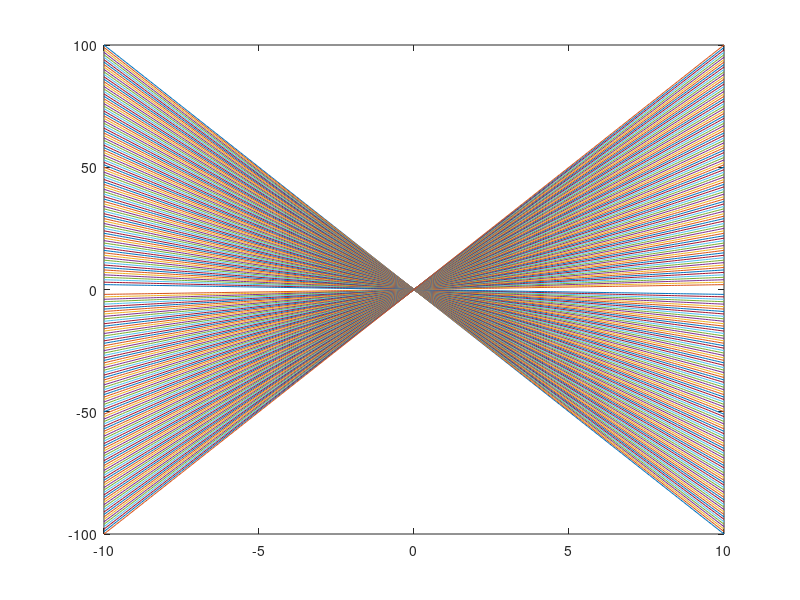

This figure's MATLAB source:
clear;

line_f = @(m,c)@(x)m.*x+c;

m = [-10:0.1:-0.2 0.2:0.1:10];

for i = m
    f = line_f(i,0);
    plot(m,f(m));
    hold on
end
